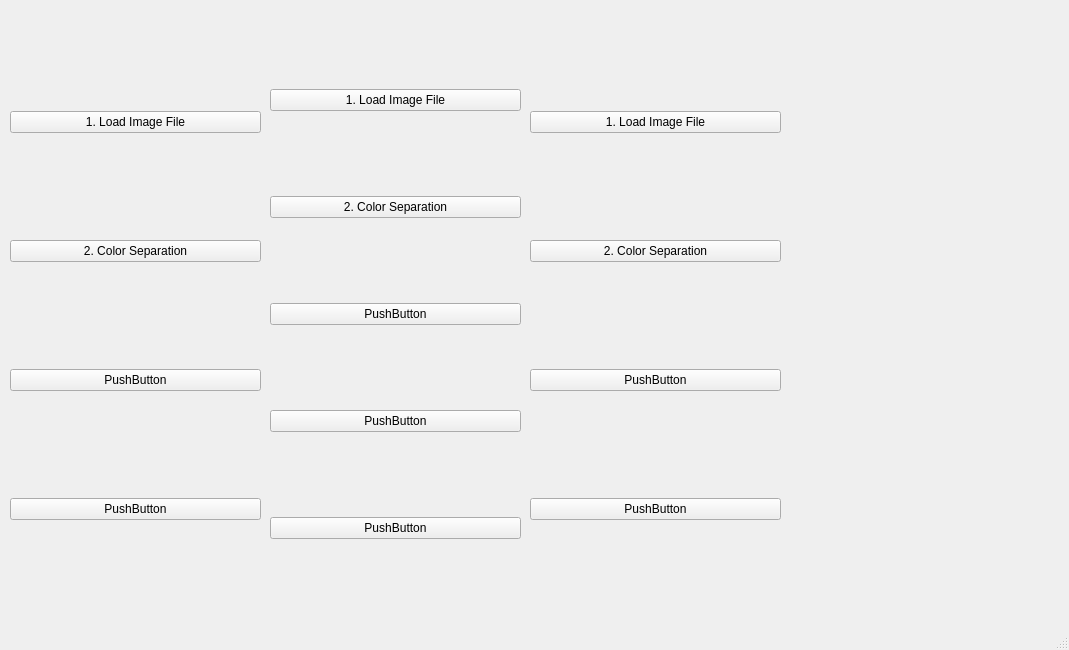
<?xml version="1.0" encoding="UTF-8"?>
<ui version="4.0">
 <class>MainWindow</class>
 <widget class="QMainWindow" name="MainWindow">
  <property name="geometry">
   <rect>
    <x>0</x>
    <y>0</y>
    <width>1069</width>
    <height>650</height>
   </rect>
  </property>
  <property name="windowTitle">
   <string>MainWindow</string>
  </property>
  <property name="autoFillBackground">
   <bool>false</bool>
  </property>
  <widget class="QWidget" name="centralwidget">
   <widget class="QWidget" name="verticalLayoutWidget">
    <property name="geometry">
     <rect>
      <x>10</x>
      <y>10</y>
      <width>251</width>
      <height>611</height>
     </rect>
    </property>
    <layout class="QVBoxLayout" name="verticalLayout">
     <item>
      <widget class="QPushButton" name="LoadImageButton">
       <property name="text">
        <string>1. Load Image File</string>
       </property>
      </widget>
     </item>
     <item>
      <widget class="QPushButton" name="pushButton_4">
       <property name="text">
        <string>2. Color Separation</string>
       </property>
      </widget>
     </item>
     <item>
      <widget class="QPushButton" name="pushButton_3">
       <property name="text">
        <string>PushButton</string>
       </property>
      </widget>
     </item>
     <item>
      <widget class="QPushButton" name="pushButton">
       <property name="text">
        <string>PushButton</string>
       </property>
      </widget>
     </item>
    </layout>
   </widget>
   <widget class="QWidget" name="verticalLayoutWidget_2">
    <property name="geometry">
     <rect>
      <x>270</x>
      <y>10</y>
      <width>251</width>
      <height>611</height>
     </rect>
    </property>
    <layout class="QVBoxLayout" name="verticalLayout_2">
     <item>
      <widget class="QPushButton" name="pushButton_5">
       <property name="text">
        <string>1. Load Image File</string>
       </property>
      </widget>
     </item>
     <item>
      <widget class="QPushButton" name="pushButton_6">
       <property name="text">
        <string>2. Color Separation</string>
       </property>
      </widget>
     </item>
     <item>
      <widget class="QPushButton" name="pushButton_13">
       <property name="text">
        <string>PushButton</string>
       </property>
      </widget>
     </item>
     <item>
      <widget class="QPushButton" name="pushButton_7">
       <property name="text">
        <string>PushButton</string>
       </property>
      </widget>
     </item>
     <item>
      <widget class="QPushButton" name="pushButton_8">
       <property name="text">
        <string>PushButton</string>
       </property>
      </widget>
     </item>
    </layout>
   </widget>
   <widget class="QWidget" name="verticalLayoutWidget_3">
    <property name="geometry">
     <rect>
      <x>530</x>
      <y>10</y>
      <width>251</width>
      <height>611</height>
     </rect>
    </property>
    <layout class="QVBoxLayout" name="verticalLayout_3">
     <item>
      <widget class="QPushButton" name="pushButton_9">
       <property name="text">
        <string>1. Load Image File</string>
       </property>
      </widget>
     </item>
     <item>
      <widget class="QPushButton" name="pushButton_10">
       <property name="text">
        <string>2. Color Separation</string>
       </property>
      </widget>
     </item>
     <item>
      <widget class="QPushButton" name="pushButton_11">
       <property name="text">
        <string>PushButton</string>
       </property>
      </widget>
     </item>
     <item>
      <widget class="QPushButton" name="pushButton_12">
       <property name="text">
        <string>PushButton</string>
       </property>
      </widget>
     </item>
    </layout>
   </widget>
  </widget>
  <widget class="QStatusBar" name="statusbar"/>
 </widget>
 <resources/>
 <connections/>
</ui>
